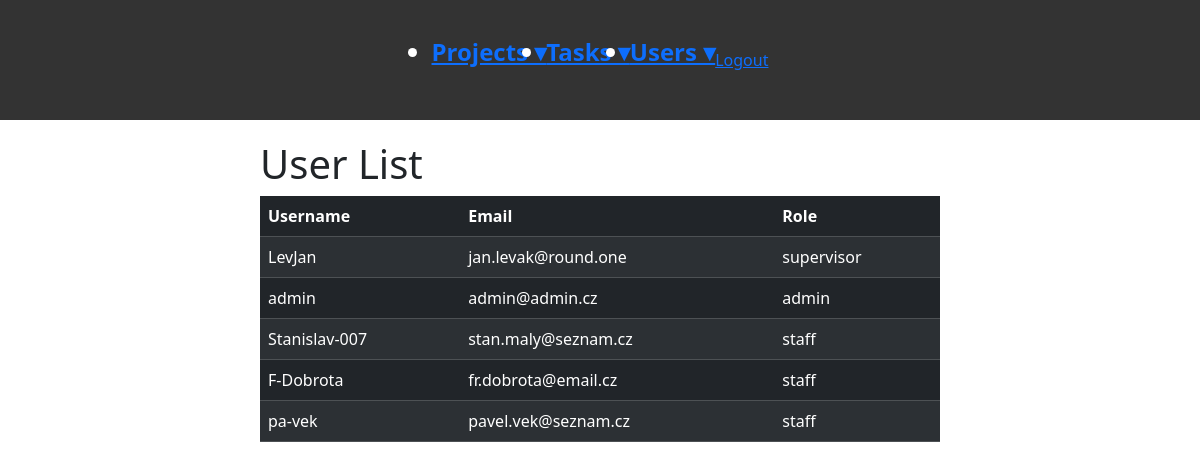
The app's page /users/ (signed in) with its own data.
### users/models.py (models this page shows, shortened)
class CustomUser(AbstractUser):
    ROLE_CHOICES = [
        ('admin', 'Admin'),
        ('supervisor', 'Project Supervisor'),
        ('staff', 'Staff'),
    ]
    role = models.CharField(max_length=20, choices=ROLE_CHOICES, default='staff')

### users/views.py (the view)
# urls.py: path('', views.get_user_list, name='user_list'),
def get_user_list(request):
    users = CustomUser.objects.all()
    return render(request, 'users/user_list.html', {'users': users})

### users/templates/users/user_list.html
{% extends "base.html" %}
{% block content %}
<div>
    <h1>User List</h1>
    <table class="table table-dark table-striped">
        <thead>
            <tr>
                <th>Username</th>
                <th>Email</th>
                <th>Role</th>
            </tr>
        </thead>
        <tbody>
            {% for user in users %}
            <tr>
                <td>{{ user.username }}</td>
                <td>{{ user.email }}</td>
                <td>{{ user.role }}</td>
            </tr>
            {% empty %}
            <tr><td colspan="3">No users found.</td></tr>
            {% endfor %}
        </tbody>
    </table>
</div>
{% endblock %}

### records on screen
CustomUser: username "LevJan", email "jan.levak@round.one", role "supervisor"
CustomUser: username "admin", email "admin@admin.cz", role "admin"
CustomUser: username "Stanislav-007", email "stan.maly@seznam.cz", role "staff"
CustomUser: username "F-Dobrota", email "fr.dobrota@email.cz", role "staff"
CustomUser: username "pa-vek", email "pavel.vek@seznam.cz", role "staff"
